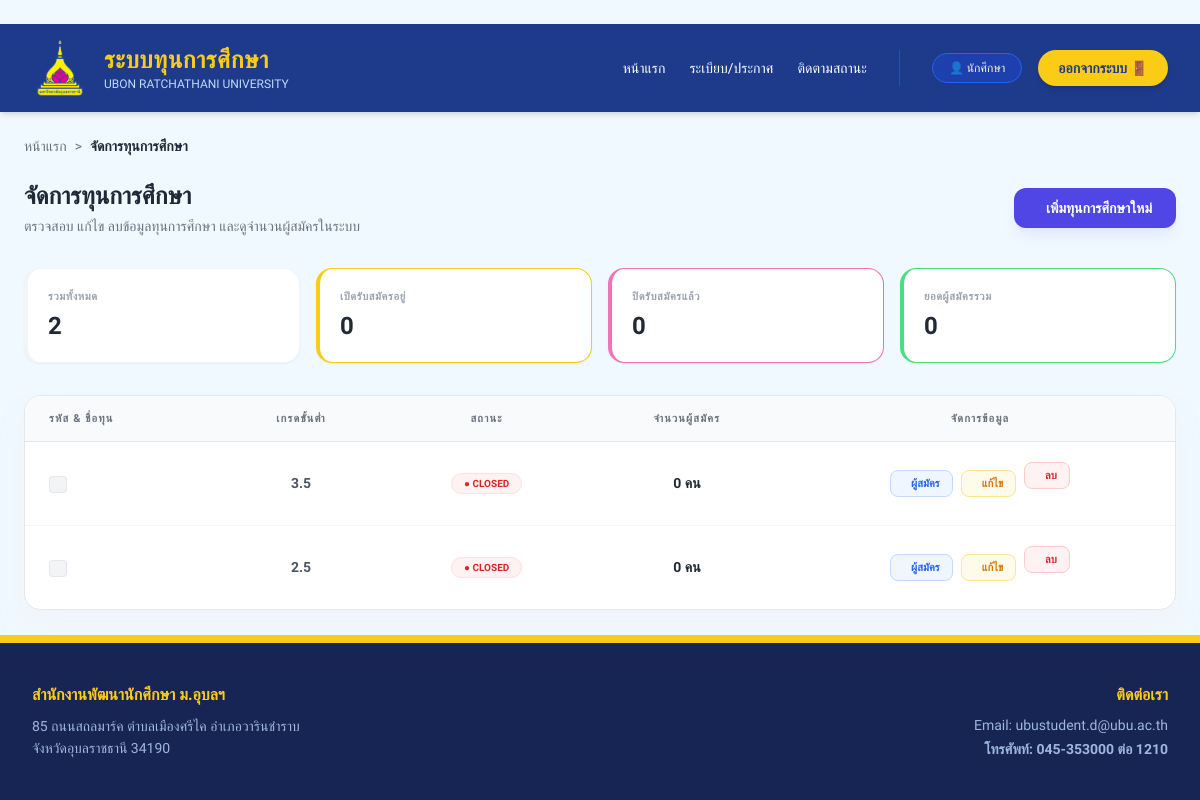
Page /officer/scholarships on the committed database.
### models.py (models this page shows, shortened)
class Scholarship(db.Model):
    __tablename__ = 'scholarship'
    id = db.Column(db.Integer, primary_key=True)
    name = db.Column(db.String(100), nullable=False) # ชื่อทุน
    quota = db.Column(db.Integer, default=0) # จำนวนกี่ทุน
    amount = db.Column(db.Float, nullable=True) # ทุนละเท่าไหร่
    category = db.Column(db.String(50)) # ประเภทของทุน (เช่น ทุนภายใน/ภายนอก)
    start_date = db.Column(db.Date) # วันที่เปิดรับสมัคร
    end_date = db.Column(db.Date) # วันที่ปิดรับสมัคร
    provider = db.Column(db.String(100)) # หน่วยงานของทุนนั้นๆ
    min_gpax = db.Column(db.Float, nullable=True)
    income_cap = db.Column(db.Float, nullable=True) # กำหนดเพดานรายได้ (ถ้ามี)
    status = db.Column(db.String(20), default='open')  # สถานะของทุน open(เปิดรับ),checking=close(กำลังตรวจสอบ,ปิดทุน), interview(รายชื่อสัมภาษณ์), announce(รายชื่อได้รับทุน)
    interview_file_url = db.Column(db.String(500))    # ลิงก์ไฟล์ประกาศสัมภาษณ์
    announce_file_url = db.Column(db.String(500))     # ลิงก์ไฟล์ประกาศคนได้ทุน
    criteria = db.relationship('Criterion', backref='scholarship', lazy=True)
    applications = db.relationship('Application', backref='scholarship', lazy=True)

### routes/officer_routes.py (the view)
@officer_bp.route('/scholarships')
def list_scholarships():
    scholarships = Scholarship.query.all()
    return render_template('officer/scholarships.html', scholarships=scholarships)

### templates/officer/scholarships.html (shortened to what this page needs)
{% extends "layouts/base_officer.html" %}
{% block content %}
<div class="max-w-7xl mx-auto p-6 font-prompt">
    <div class="mb-6 flex items-center text-sm text-gray-500">
        <a href="{{ url_for('officer.home') }}" class="hover:text-blue-600 transition">หน้าแรก</a>
        <span class="mx-2">></span>
        <span class="font-bold text-gray-800">จัดการทุนการศึกษา</span>
    </div>
    <div class="flex flex-col md:flex-row md:items-center justify-between mb-8 gap-4">
        <div>
            <h1 class="text-2xl font-bold text-gray-800 mb-1">จัดการทุนการศึกษา</h1>
            <p class="text-gray-500 text-sm">ตรวจสอบ แก้ไข ลบข้อมูลทุนการศึกษา และดูจำนวนผู้สมัครในระบบ</p>
        </div>
        <a href="{{ url_for('officer.add_scholarship') }}"
           class="bg-[#4F46E5] hover:bg-indigo-700 text-white font-bold py-2.5 px-6 rounded-xl shadow-lg shadow-indigo-100 transition-all flex items-center justify-center text-sm transform hover:-translate-y-1">
             เพิ่มทุนการศึกษาใหม่
        </a>
    </div>
    <div class="grid grid-cols-1 sm:grid-cols-2 lg:grid-cols-4 gap-4 mb-8">
        <div class="bg-white p-5 rounded-2xl shadow-sm border-l-4 border-blue-500 border border-gray-100 flex flex-col justify-center">
            <p class="text-[11px] text-gray-400 uppercase font-bold tracking-wider mb-1">รวมทั้งหมด</p>
            <h3 class="text-2xl font-black text-gray-800">{{ scholarships|length }}</h3>
        </div>
        <div class="bg-white p-5 rounded-2xl shadow-sm border-l-4 border-yellow-400 border border-gray-100 flex flex-col justify-center">
            <p class="text-[11px] text-gray-400 uppercase font-bold tracking-wider mb-1">เปิดรับสมัครอยู่</p>
            <h3 class="text-2xl font-black text-gray-800">
                {{ scholarships | selectattr('status', 'equalto', 'Open') | list | length }}
            </h3>
        </div>
        <div class="bg-white p-5 rounded-2xl shadow-sm border-l-4 border-pink-400 border border-gray-100 flex flex-col justify-center">
            <p class="text-[11px] text-gray-400 uppercase font-bold tracking-wider mb-1">ปิดรับสมัครแล้ว</p>
            <h3 class="text-2xl font-black text-gray-800">
                {{ scholarships | selectattr('status', 'equalto', 'Closed') | list | length }}
            </h3>
        </div>
        <div class="bg-white p-5 rounded-2xl shadow-sm border-l-4 border-green-400 border border-gray-100 flex flex-col justify-center">
            <p class="text-[11px] text-gray-400 uppercase font-bold tracking-wider mb-1">ยอดผู้สมัครรวม</p>
            <h3 class="text-2xl font-black text-gray-800">
                {% set total_apps = 0 %}
                {% for s in scholarships %}{% set total_apps = total_apps + s.applications|length %}{% endfor %}
                {{ total_apps }}
            </h3>
        </div>
    </div>
    <div class="bg-white shadow-xl shadow-gray-100/50 rounded-2xl border border-gray-200 overflow-hidden">
        <div class="overflow-x-auto">
            <table class="w-full text-left border-collapse">
                <thead>
                    <tr class="bg-gray-50 border-b border-gray-200">
                        <th class="px-6 py-4 text-[11px] font-black text-gray-500 uppercase tracking-widest">รหัส & ชื่อทุน</th>
                        <th class="px-6 py-4 text-[11px] font-black text-gray-500 uppercase tracking-widest text-center">เกรดขั้นต่ำ</th>
                        <th class="px-6 py-4 text-[11px] font-black text-gray-500 uppercase tracking-widest text-center">สถานะ</th>
                        <th class="px-6 py-4 text-[11px] font-black text-gray-500 uppercase tracking-widest text-center">จำนวนผู้สมัคร</th>
                        <th class="px-6 py-4 text-[11px] font-black text-gray-500 uppercase tracking-widest text-center">จัดการข้อมูล</th>
                    </tr>
                </thead>
                <tbody class="divide-y divide-gray-100">
                    {% for scholarship in scholarships %}
                    <tr class="hover:bg-indigo-50/30 transition-colors">
                        <td class="px-6 py-5">
                            <span class="px-2 py-0.5 bg-gray-100 text-gray-500 text-[10px] font-mono rounded border border-gray-200">
                            </span>
                        </td>
                        <td class="px-6 py-5 text-center text-sm font-semibold text-gray-600">
                            {{ scholarship.min_gpax or '-' }}
                        </td>
                        <td class="px-6 py-5 text-center">
                            {% if scholarship.status == 'Open' %}
                                <span class="px-3 py-1 rounded-full text-[10px] font-black bg-green-100 text-green-700 border border-green-200">
                                    ● OPEN
                                </span>
                            {% else %}
                                <span class="px-3 py-1 rounded-full text-[10px] font-black bg-red-50 text-red-600 border border-red-100">
                                    ● CLOSED
                                </span>
                            {% endif %}
                        </td>
                        <td class="px-6 py-5 text-center">
                            <div class="text-sm font-black text-gray-800">{{ scholarship.applications|length }} คน</div>
                        </td>
                        <td class="px-6 py-5 text-center">
                            <div class="flex items-center justify-center space-x-2">
                                <a href="{{ url_for('officer.applications', scholarship_id=scholarship.scholarship_id) }}"
                                   class="flex items-center px-3 py-1.5 rounded-lg bg-blue-50 text-blue-600 border border-blue-200 hover:bg-blue-600 hover:text-white transition-all">
                                    <span class="text-[11px] font-bold">ผู้สมัคร</span>
                                </a>
                                <a href="{{ url_for('officer.edit_scholarship', scholarship_id=scholarship.scholarship_id) }}"
                                   class="flex items-center px-3 py-1.5 rounded-lg bg-amber-50 text-amber-600 border border-amber-200 hover:bg-amber-600 hover:text-white transition-all">
                                    <span class="text-[11px] font-bold">แก้ไข</span>
                                </a>
                                <form action="{{ url_for('officer.delete_scholarship', scholarship_id=scholarship.scholarship_id) }}"
                                      method="POST" class="inline" onsubmit="return confirm('⚠️ คำเตือน: คุณต้องการลบทุน {{ scholarship.scholarship_name }} ใช่หรือไม่?')">
                                    <button type="submit" class="flex items-center px-3 py-1.5 rounded-lg bg-red-50 text-red-600 border border-red-200 hover:bg-red-600 hover:text-white transition-all">
                                        <span class="text-[11px] font-bold">ลบ</span>
                                    </button>
                                </form>
                            </div>
                        </td>
                    </tr>
                    {% endfor %}
                </tbody>
            </table>
        </div>
    </div>
</div>
{% endblock %}

### templates/layouts/base.html (style rules this page uses)
body { font-family: 'Prompt', sans-serif; }

### templates/officer/scholarships.html (style rules this page uses)
.font-prompt { font-family: 'Prompt', sans-serif; }

### rows in the picture
Scholarship: min_gpax "3.5", status "● CLOSED", applications|length "0"
Scholarship: min_gpax "2.5", status "● CLOSED", applications|length "0"

### other values in the picture
{{ session.get('user_data', {}).get('name', 'นักศึกษา') }} "นักศึกษา"
{{ scholarships|length }} "2"
{{ scholarships | selectattr('status', 'equalto', 'Open') | list | length }} "0"
{{ total_apps }} "0"
